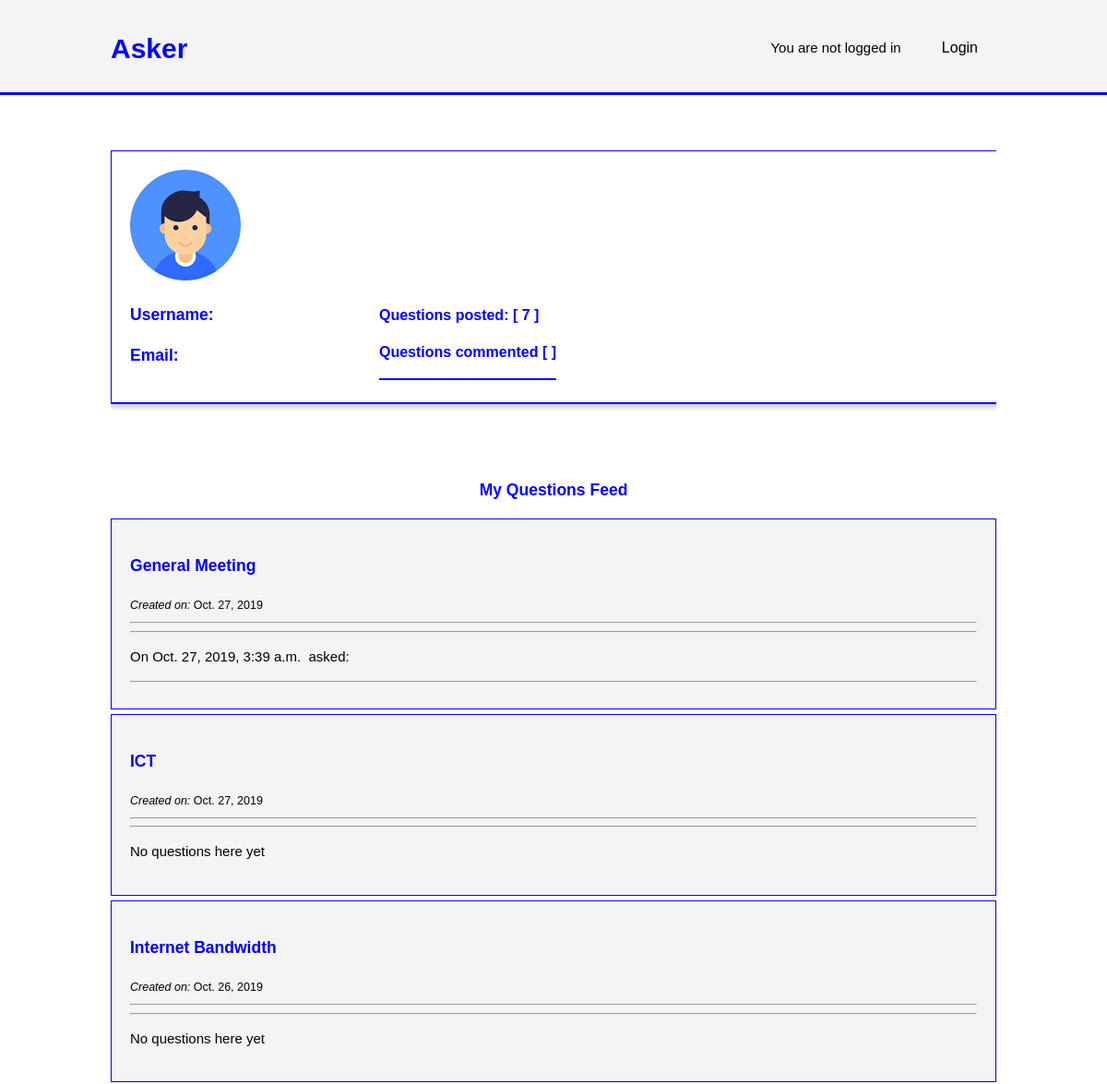
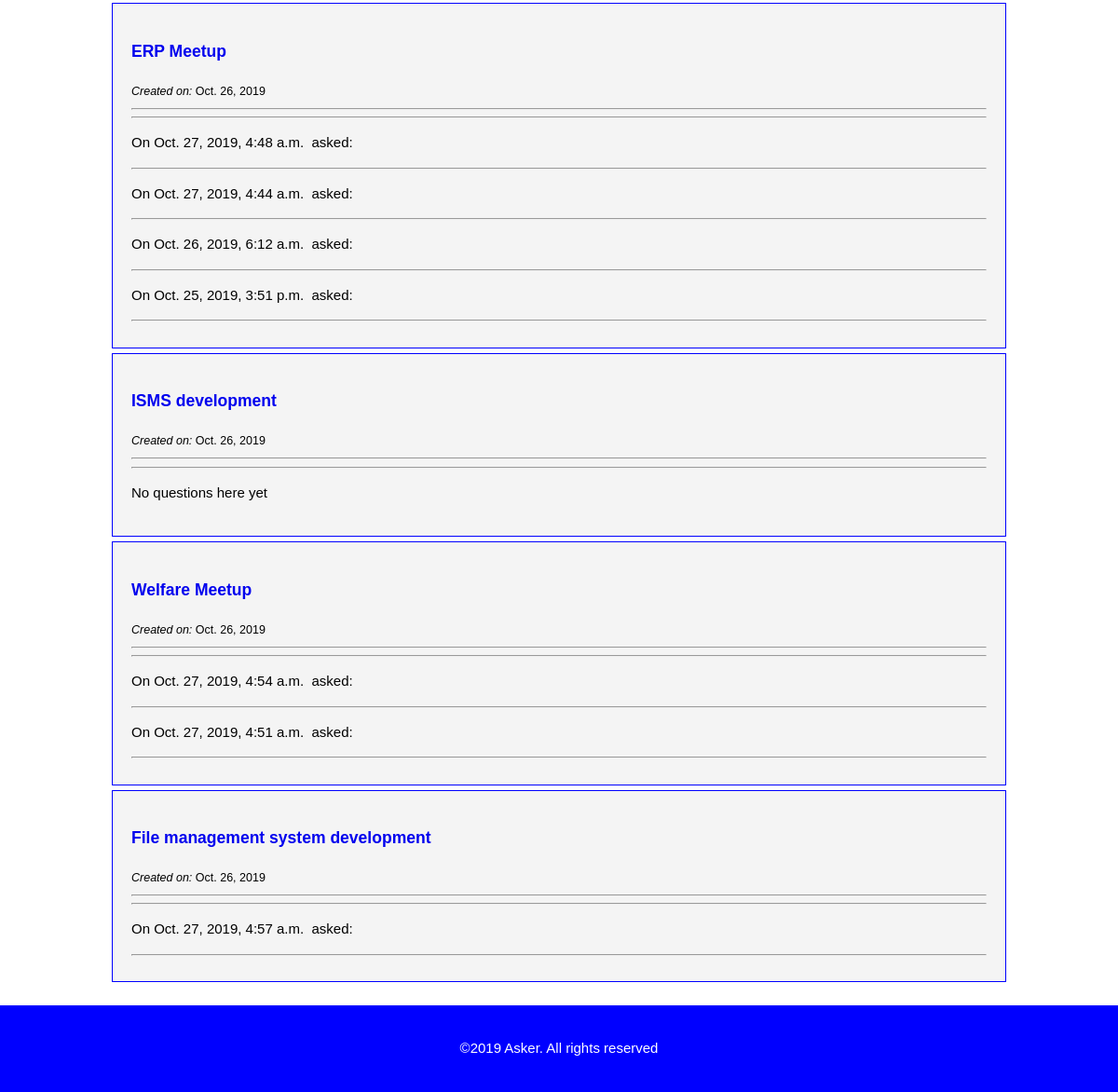
Before: /profile/ with the older database file (2 pictures, top to bottom).
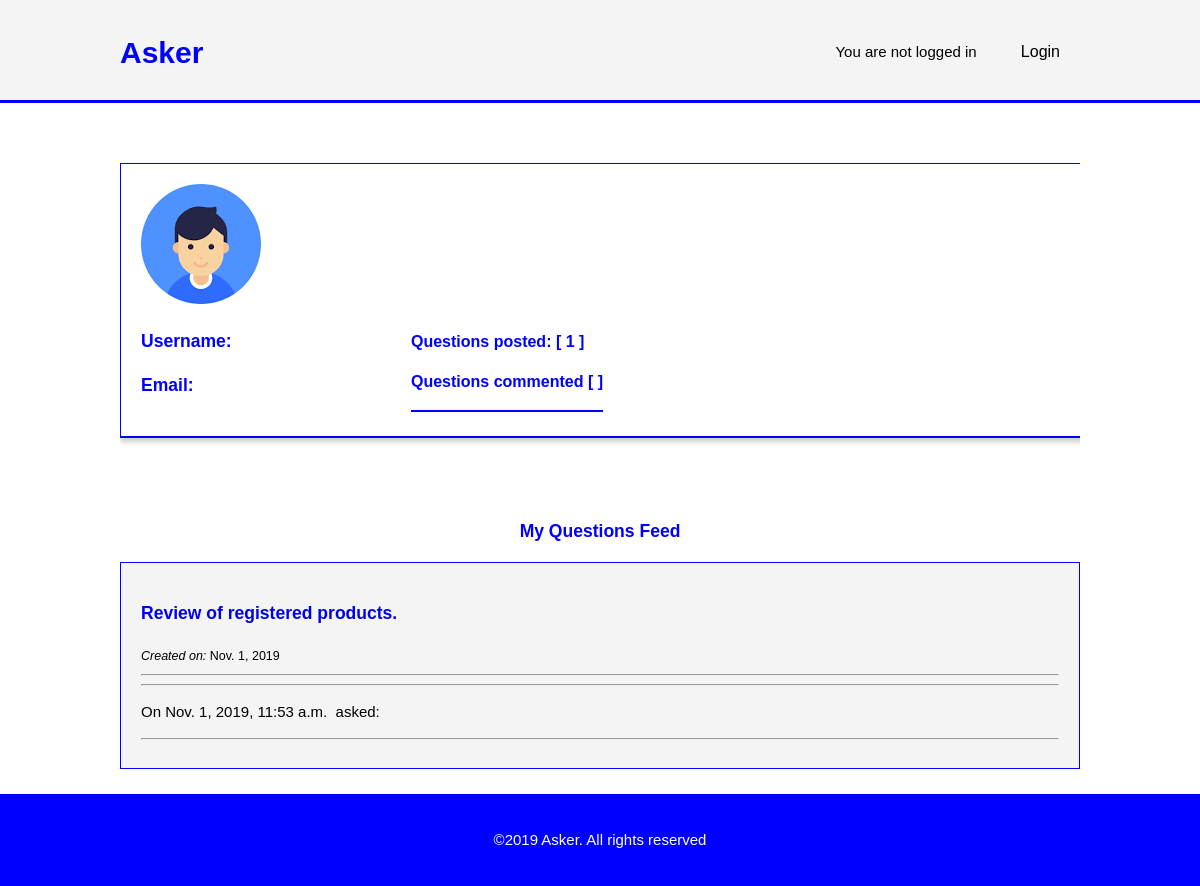
After: the same page with the newer database file.
### meetup/models.py (models this page shows, shortened)
class Meetup(models.Model):
    created_by = models.ForeignKey(User, on_delete=models.CASCADE, null=True, related_name='meetings')
    title = models.CharField(max_length=200)
    venue = models.CharField(max_length=100)
    created_on = models.DateTimeField(default=timezone.now)
    when = models.DateField()
    description = models.TextField()

class Comment(models.Model):
    meetup = models.ForeignKey(
        Meetup, on_delete=models.CASCADE, related_name='comments')
    posted_by = models.ForeignKey(User, on_delete=models.CASCADE, null=True, related_name='comments')
    question = models.TextField()
    created_date = models.DateTimeField(default=timezone.now)
    up_vote = models.IntegerField(default=0)
    down_vote = models.IntegerField(default=0)
    parent = models.ForeignKey('self', on_delete=models.CASCADE, null=True, blank=True)
    class Meta:
        ordering = ['-created_date']

### meetup/views.py (the view)
# urls.py: path('profile/', views.profile, name='profile'),
def profile(request):
    meetups = Meetup.objects.all().order_by('-created_on')
    return render(request, 'profile.html', {'meetups': meetups})

### meetup/templates/profile.html (shortened to what this page needs)
<!DOCTYPE html>
<html>
<head>
    <link rel="stylesheet" href="../static/css/profile.css">
</head>
<body>
    <header>
        <div class="container">
            <div id="branding">
                <h1><span class="highlight"> Asker</span></h1>
            </div>
            <nav>
                <ul>
                        {% if user.is_authenticated %}
                        <li><a href="/profile">Profile</a></li>
                        <li>
                            <a href="{% url 'logout' %}">Logout</a>
                        </li>
                        {% else %}
                        <li>
                            You are not logged in
                        </li>
                        <li>
                            <a href="{% url 'login' %}">Login</a>
                        </li>
                        {% endif %}
                </ul>
            </nav>
        </div>
    </header>
    <section id="main">
        <div class="container">
            <aside id="left_side">
                <img src="../static/images/user.png" alt="No Image Found">
                <h3>Username: {{request.user.first_name}} {{request.user.last_name}}</h3>
                <h3>Email:{{request.user.email}}</h3>
                <div class="status">
                    <h3>Questions posted: [ {{meetups.count}} ]</h3>
                    <h3> Questions commented [ {{meetup.comments.count}} ]</h3>
                </div>
            </aside>
            <article id="main-col">
                <h1>My Questions Feed</h1>
                <ul id="questions">
                    {% for meetup in meetups %}
                    <li>
                        <h3>
                            <a href="#">{{ meetup.title }}</a>
                        </h3>
                        <small><i>Created on:</i>
                            {{ meetup.created_on.date }}
                        </small>
                        <hr>
                        <hr>
                        {% for comment in meetup.comments.all %}
                        <div class="comment">
                            <p>
                                On {{comment.created_date }}&nbsp;
                                <b>{{ comment.author }}</b> asked:
                            </p>
                        </div>
                        <hr>
                        {% empty %}
                        <p>No questions here yet</p>
                        {% endfor %}
                        {% empty %}
                        <p>No feeds at the moment</p>
                        {% endfor %}
                    </li>
                </ul>
            </article>
        </div>
    </section>
    <footer>
        <p>&copy;2019 Asker. All rights reserved</p>
    </footer>
</body>
</html>

Changed rows visible on the page:
removed Meetup: title "General Meeting", created_on "Oct. 27, 2019"
removed Comment: created_date "Oct. 27, 2019, 3:39 a.m.", shown under "General Meeting"
removed Meetup: title "ICT", created_on "Oct. 27, 2019"
removed Meetup: title "Internet Bandwidth", created_on "Oct. 26, 2019"
removed Meetup: title "ERP Meetup", created_on "Oct. 26, 2019"
removed Comment: created_date "Oct. 27, 2019, 4:48 a.m.", shown under "ERP Meetup"
removed Comment: created_date "Oct. 27, 2019, 4:44 a.m.", shown under "ERP Meetup"
removed Comment: created_date "Oct. 26, 2019, 6:12 a.m.", shown under "ERP Meetup"
removed Comment: created_date "Oct. 25, 2019, 3:51 p.m.", shown under "ERP Meetup"
removed Meetup: title "ISMS development", created_on "Oct. 26, 2019"
removed Meetup: title "Welfare Meetup", created_on "Oct. 26, 2019"
removed Comment: created_date "Oct. 27, 2019, 4:54 a.m.", shown under "Welfare Meetup"
removed Comment: created_date "Oct. 27, 2019, 4:51 a.m.", shown under "Welfare Meetup"
removed Meetup: title "File management system development", created_on "Oct. 26, 2019"
removed Comment: created_date "Oct. 27, 2019, 4:57 a.m.", shown under "File management system development"
added Meetup: title "Review of registered products.", created_on "Nov. 1, 2019"
added Comment: created_date "Nov. 1, 2019, 11:53 a.m.", shown under "Review of registered products."
Other visible differences:
{{ meetups.count }}: "7" → "1"
